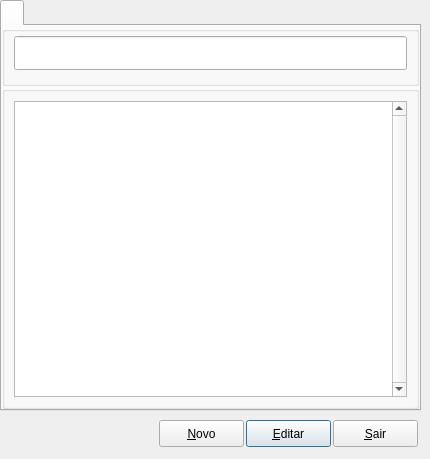
<?xml version="1.0" encoding="UTF-8"?>
<ui version="4.0">
 <class>ManagerBrand</class>
 <widget class="QDialog" name="ManagerBrand">
  <property name="geometry">
   <rect>
    <x>0</x>
    <y>0</y>
    <width>430</width>
    <height>459</height>
   </rect>
  </property>
  <property name="windowTitle">
   <string/>
  </property>
  <widget class="QTabWidget" name="tabWidget">
   <property name="geometry">
    <rect>
     <x>0</x>
     <y>0</y>
     <width>421</width>
     <height>411</height>
    </rect>
   </property>
   <property name="font">
    <font>
     <family>Verdana</family>
     <pointsize>8</pointsize>
    </font>
   </property>
   <property name="focusPolicy">
    <enum>Qt::NoFocus</enum>
   </property>
   <property name="currentIndex">
    <number>0</number>
   </property>
   <widget class="QWidget" name="tab">
    <attribute name="title">
     <string/>
    </attribute>
    <layout class="QGridLayout" name="gridLayout_2">
     <property name="leftMargin">
      <number>0</number>
     </property>
     <property name="topMargin">
      <number>0</number>
     </property>
     <property name="rightMargin">
      <number>0</number>
     </property>
     <property name="bottomMargin">
      <number>0</number>
     </property>
     <property name="spacing">
      <number>0</number>
     </property>
     <item row="1" column="0">
      <widget class="QGroupBox" name="groupBoxItens">
       <property name="font">
        <font>
         <family>Verdana</family>
         <pointsize>9</pointsize>
         <weight>50</weight>
         <bold>false</bold>
        </font>
       </property>
       <property name="title">
        <string/>
       </property>
       <property name="alignment">
        <set>Qt::AlignCenter</set>
       </property>
       <layout class="QHBoxLayout" name="horizontalLayout_4">
        <item>
         <widget class="QRadTableViewSearch" name="tableViewSearch">
          <property name="font">
           <font>
            <family>Verdana</family>
            <pointsize>8</pointsize>
           </font>
          </property>
          <property name="focusPolicy">
           <enum>Qt::NoFocus</enum>
          </property>
          <property name="styleSheet">
           <string notr="true">selection-background-color: rgba(102, 176, 239, 75%); selection-color: rgb(255, 255, 255);</string>
          </property>
          <property name="verticalScrollBarPolicy">
           <enum>Qt::ScrollBarAlwaysOn</enum>
          </property>
          <property name="selectionBehavior">
           <enum>QAbstractItemView::SelectRows</enum>
          </property>
          <property name="sortingEnabled">
           <bool>true</bool>
          </property>
          <attribute name="horizontalHeaderMinimumSectionSize">
           <number>20</number>
          </attribute>
          <attribute name="verticalHeaderVisible">
           <bool>false</bool>
          </attribute>
          <attribute name="verticalHeaderMinimumSectionSize">
           <number>18</number>
          </attribute>
         </widget>
        </item>
       </layout>
      </widget>
     </item>
     <item row="0" column="0">
      <widget class="QGroupBox" name="groupBox_2">
       <property name="minimumSize">
        <size>
         <width>0</width>
         <height>60</height>
        </size>
       </property>
       <property name="maximumSize">
        <size>
         <width>16777215</width>
         <height>60</height>
        </size>
       </property>
       <property name="font">
        <font>
         <family>Verdana</family>
         <pointsize>9</pointsize>
         <weight>75</weight>
         <bold>true</bold>
        </font>
       </property>
       <property name="title">
        <string/>
       </property>
       <property name="alignment">
        <set>Qt::AlignHCenter|Qt::AlignTop</set>
       </property>
       <layout class="QHBoxLayout" name="horizontalLayout">
        <property name="spacing">
         <number>6</number>
        </property>
        <property name="leftMargin">
         <number>9</number>
        </property>
        <property name="topMargin">
         <number>0</number>
        </property>
        <property name="rightMargin">
         <number>9</number>
        </property>
        <property name="bottomMargin">
         <number>9</number>
        </property>
        <item>
         <widget class="QRadLineEditFakeEnter" name="lineEditSearch">
          <property name="minimumSize">
           <size>
            <width>0</width>
            <height>34</height>
           </size>
          </property>
          <property name="maximumSize">
           <size>
            <width>16777215</width>
            <height>34</height>
           </size>
          </property>
          <property name="font">
           <font>
            <family>Verdana</family>
            <pointsize>18</pointsize>
           </font>
          </property>
         </widget>
        </item>
       </layout>
      </widget>
     </item>
    </layout>
   </widget>
  </widget>
  <widget class="QPushButton" name="PshBtnEditar">
   <property name="geometry">
    <rect>
     <x>246</x>
     <y>420</y>
     <width>85</width>
     <height>27</height>
    </rect>
   </property>
   <property name="text">
    <string>&amp;Editar</string>
   </property>
  </widget>
  <widget class="QPushButton" name="PshBtnNovo">
   <property name="geometry">
    <rect>
     <x>159</x>
     <y>420</y>
     <width>85</width>
     <height>27</height>
    </rect>
   </property>
   <property name="text">
    <string>&amp;Novo</string>
   </property>
  </widget>
  <widget class="QPushButton" name="PshBtnSair">
   <property name="geometry">
    <rect>
     <x>333</x>
     <y>420</y>
     <width>85</width>
     <height>27</height>
    </rect>
   </property>
   <property name="text">
    <string>&amp;Sair</string>
   </property>
  </widget>
 </widget>
 <customwidgets>
  <customwidget>
   <class>QRadLineEditFakeEnter</class>
   <extends>QLineEdit</extends>
   <header location="global">qradlineeditfakeenter.h</header>
  </customwidget>
  <customwidget>
   <class>QRadTableViewSearch</class>
   <extends>QTableView</extends>
   <header>qradtableviewsearch.h</header>
  </customwidget>
 </customwidgets>
 <resources/>
 <connections/>
</ui>
